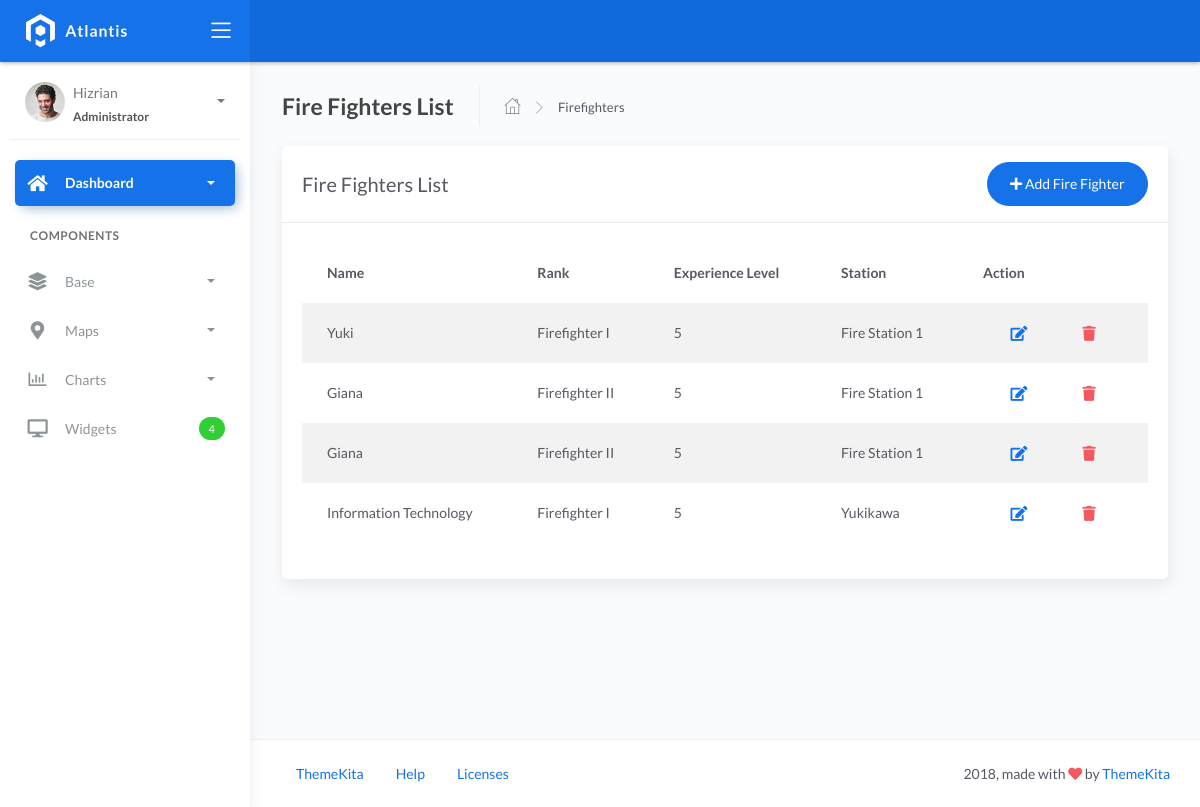
/firefighters/, run on the app's committed database.
### fire/models.py (models this page shows, shortened)
class BaseModel(models.Model):
    created_at = models.DateTimeField(auto_now_add=True, db_index=True)
    updated_at = models.DateTimeField(auto_now=True)
    class Meta:
        abstract = True

class Firefighters(BaseModel):
    XP_CHOICES = (
        ('Probationary Firefighter', 'Probationary Firefighter'),
        ('Firefighter I', 'Firefighter I'),
        ('Firefighter II', 'Firefighter II'),
        ('Firefighter III', 'Firefighter III'),
        ('Driver', 'Driver'),
        ('Captain', 'Captain'),
        ('Battalion Chief', 'Battalion Chief'),
    )
    name = models.CharField(max_length=150)
    badge_number = models.CharField(max_length=50, default='FF-0000')
    rank = models.CharField(max_length=150, choices=XP_CHOICES)
    station = models.ForeignKey(FireStation, on_delete=models.CASCADE)
    phone = models.CharField(max_length=15, null=True, blank=True)
    email = models.EmailField(default='default@example.com')
    experience_level = models.CharField(max_length=150)

class FireStation(BaseModel):
    name = models.CharField(max_length=150)
    location = models.ForeignKey(Locations, on_delete=models.CASCADE, null=True, blank=True)  # Allow nulls for migration
    latitude = models.DecimalField(
        max_digits=22, decimal_places=16, null=True, blank=True)
    longitude = models.DecimalField(
        max_digits=22, decimal_places=16, null=True, blank=True)
    address = models.CharField(max_length=150)
    city = models.CharField(max_length=150)
    country = models.CharField(max_length=150)

### fire/views.py (the view)
# urls.py: path('firefighters/', FirefighterListView.as_view(), name='firefighter_list'),
class FirefighterListView(ListView):
    model = Firefighters
    template_name = 'crud/firefighters/list.html'
    context_object_name = 'firefighters'
    def get_context_data(self, **kwargs):
        context = super().get_context_data(**kwargs)
        context['title'] = 'Fire Fighters List'
        return context

### templates/crud/firefighters/list.html (shortened to what this page needs)
{% extends 'base.html' %}
{% load static %}
{% block content %}
<div class="page-inner">
    <div class="page-header">
        <h4 class="page-title">{{ title }}</h4>
        <ul class="breadcrumbs">
            <li class="nav-home">
                <a href="{% url 'home' %}">
                    <i class="flaticon-home"></i>
                </a>
            </li>
            <li class="separator">
                <i class="flaticon-right-arrow"></i>
            </li>
            <li class="nav-item">
                <a href="#">Firefighters</a>
            </li>
        </ul>
    </div>
    <div class="row">
        <div class="col-md-12">
            <div class="card">
                <div class="card-header">
                    <div class="d-flex align-items-center">
                        <h4 class="card-title">Fire Fighters List</h4>
                        <a href="{% url 'firefighter_create' %}" class="btn btn-primary btn-round ml-auto">
                            <i class="fa fa-plus"></i>
                            Add Fire Fighter
                        </a>
                    </div>
                </div>
                <div class="card-body">
                    <div class="table-responsive">
                        <table id="basic-datatables" class="display table table-striped table-hover">
                            <thead>
                                <tr>
                                    <th>Name</th>
                                    <th>Rank</th>
                                    <th>Experience Level</th>
                                    <th>Station</th>
                                    <th style="width: 10%">Action</th>
                                </tr>
                            </thead>
                            <tbody>
                                {% for firefighter in firefighters %}
                                <tr>
                                    <td>{{ firefighter.name }}</td>
                                    <td>{{ firefighter.rank }}</td>
                                    <td>{{ firefighter.experience_level }}</td>
                                    <td>{{ firefighter.station.name }}</td>
                                    <td>
                                        <div class="form-button-action">
                                            <a href="{% url 'firefighter_update' firefighter.id %}" class="btn btn-link btn-primary btn-lg">
                                                <i class="fa fa-edit"></i>
                                            </a>
                                            <a href="{% url 'firefighter_delete' firefighter.id %}" class="btn btn-link btn-danger btn-lg" onclick="return confirm('Are you sure you want to delete this firefighter?');">
                                                <i class="fa fa-trash"></i>
                                            </a>
                                        </div>
                                    </td>
                                </tr>
                                {% endfor %}
                            </tbody>
                        </table>
                    </div>
                </div>
            </div>
        </div>
    </div>
</div>
{% endblock %}

### templates/base.html (shortened to what this page needs)
{% load static %}
<!DOCTYPE html>
<html lang="en">
  <head>
    <link rel="stylesheet" href="{% static 'css/bootstrap.min.css' %}" />
    <link rel="stylesheet" href="{% static 'css/atlantis.min.css' %}" />
    <link rel="stylesheet" href="{% static 'css/demo.css' %}" />
  </head>
  <body>
    <div class="wrapper">
      <div class="main-header">
        <div class="logo-header" data-background-color="blue">
          <a href="index.html" class="logo">
            <img src="{% static 'img/logo.svg' %}" alt="navbar brand" class="navbar-brand" />
          </a>
          <div class="nav-toggle">
            <button class="btn btn-toggle toggle-sidebar">
              <i class="icon-menu"></i>
            </button>
          </div>
        </div>
        <nav class="navbar navbar-header navbar-expand-lg" data-background-color="blue2">
        </nav>
      </div>
      <div class="sidebar sidebar-style-2">
        <div class="sidebar-wrapper scrollbar scrollbar-inner">
          <div class="sidebar-content">
            <div class="user">
              <div class="avatar-sm float-left mr-2">
                <img src="{% static 'img/profile.jpg' %}" alt="..." class="avatar-img rounded-circle" />
              </div>
              <div class="info">
                <a data-toggle="collapse" href="#collapseExample" aria-expanded="true">
                  <span>
                    Hizrian
                    <span class="user-level">Administrator</span>
                    <span class="caret"></span>
                  </span>
                </a>
              </div>
            </div>
            <ul class="nav nav-primary">
              <li class="nav-item active">
                <a data-toggle="collapse" href="#dashboard" class="collapsed" aria-expanded="false">
                  <i class="fas fa-home"></i>
                  <p>Dashboard</p>
                  <span class="caret"></span>
                </a>
              </li>
              <li class="nav-section">
                <h4 class="text-section">Components</h4>
              </li>
              <li class="nav-item">
                <a data-toggle="collapse" href="#base">
                  <i class="fas fa-layer-group"></i>
                  <p>Base</p>
                  <span class="caret"></span>
                </a>
              </li>
              <li class="nav-item">
                <a data-toggle="collapse" href="#maps" class="{% if 'maps' in request.path %}active{% endif %}">
                    <i class="fas fa-map-marker-alt"></i>
                    <p>Maps</p>
                    <span class="caret"></span>
                </a>
            </li>
              <li class="nav-item">
                <a data-toggle="collapse" href="#charts">
                  <i class="far fa-chart-bar"></i>
                  <p>Charts</p>
                  <span class="caret"></span>
                </a>
              </li>
              <li class="nav-item">
                <a href="widgets.html">
                  <i class="fas fa-desktop"></i>
                  <p>Widgets</p>
                  <span class="badge badge-success">4</span>
                </a>
              </li>
            </ul>
          </div>
        </div>
      </div>
      <div class="main-panel">
        <div class="content">
          {% block content %}
          {% endblock %}
          </div>
        <footer class="footer">
          <div class="container-fluid">
            <nav class="pull-left">
              <ul class="nav">
                <li class="nav-item">
                  <a class="nav-link" href="https://www.themekita.com"> ThemeKita </a>
                </li>
                <li class="nav-item">
                  <a class="nav-link" href="#"> Help </a>
                </li>
                <li class="nav-item">
                  <a class="nav-link" href="#"> Licenses </a>
                </li>
              </ul>
            </nav>
            <div class="copyright ml-auto">2018, made with <i class="fa fa-heart heart text-danger"></i> by <a href="https://www.themekita.com">ThemeKita</a></div>
          </div>
        </footer>
      </div>
    </div>
  </body>
</html>

### data on the page
Firefighters: name "Yuki", rank "Firefighter I", experience_level "5", station.name "Fire Station 1"
Firefighters: name "Giana", rank "Firefighter II", experience_level "5", station.name "Fire Station 1"
Firefighters: name "Giana", rank "Firefighter II", experience_level "5", station.name "Fire Station 1"
Firefighters: name "Information Technology", rank "Firefighter I", experience_level "5", station.name "Yukikawa"

### other printed values
{{ title }} "Fire Fighters List"
